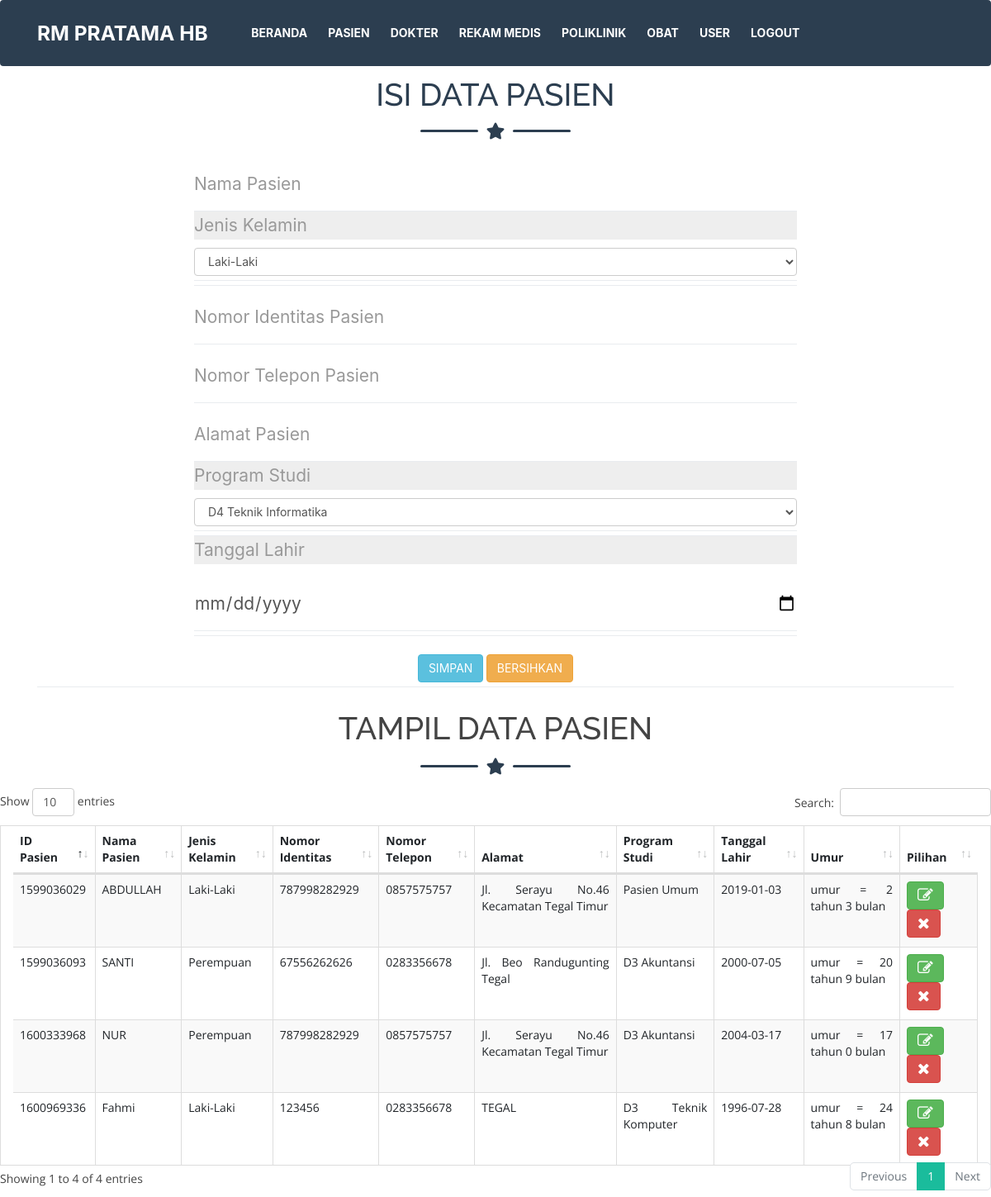
Page /admin/pasien.php (signed in) on the committed database.
### tables this page shows
CREATE TABLE `tb_pasien` (
  `id_pasien` varchar(50) NOT NULL,
  `nomor_identitas` varchar(30) NOT NULL,
  `nama` varchar(50) NOT NULL,
  `jk` varchar(10) NOT NULL,
  `alamat` varchar(100) NOT NULL,
  `no_telp` varchar(30) NOT NULL,
  `ps` varchar(30) NOT NULL,
  `tgl_lhr` date NOT NULL
);

### admin/pasien.php (the view, shortened to what this page needs)
<!DOCTYPE html>
<html>
<head>
	<?php
	include 'config.php';
include 'menu.php';
?>
</head>
<?php
function tambah($koneksi){
	?>
<nav class="navbar" id="mainNav">
<form action="" method="POST"  >
	 <div class="container">
      <h2 class="page-section-heading text-center text-uppercase text-secondary mb-0">ISI DATA PASIEN</h2>
      <div class="divider-custom">
        <div class="divider-custom-line"></div>
        <div class="divider-custom-icon">
          <i class="fas fa-star"></i>
        </div>
        <div class="divider-custom-line"></div>
      </div>
      <div class="row">
        <div class="col-lg-8 mx-auto">
       			<fieldset>
            	<div class="control-group">
	              	<div class="form-group floating-label-form-group controls mb-0 pb-2">
		                <input class="form-control" id="nama" name="nama" type="text" placeholder="Nama Pasien" required="required" data-validation-required-message="Silahkan Masukkan Nama Pasien">
              		</div>
            	</div>
            	<div class="control-group">
	              	<div class="form-group floating-label-form-group controls mb-0 pb-2">
		               <input class="form-control" id="hai" name="hai" type="text" placeholder="Jenis Kelamin" disabled="disabled">
	            <div class="control-group">
	               	<div class="form-group floating-label-form-group controls mb-0 pb-2">
	             	<select name="jk" class="form-control" placeholder="Jenis Kelamin" id="jk" type="select" required="required" data-validation-required-message="Silahkan Masukkan Jenis Kelamin Pasien">
		                <option>Laki-Laki</option>
	            	</select>
              		</div>
            	</div>    	</div>	</div>
	            <div class="control-group">
	              <div class="form-group floating-label-form-group controls mb-0 pb-2">
	                <input class="form-control" id="nomor_identitas" type="text" name="nomor_identitas" placeholder="Nomor Identitas Pasien" required="required" data-validation-required-message="Silahkan Masukkan nomor_identitas Pasien">
	              </div>
	            </div>
	            <div class="control-group">
	              <div class="form-group floating-label-form-group controls mb-0 pb-2">
	                <input class="form-control" id="no_telp" name="no_telp" placeholder="Nomor Telepon Pasien" required="required" data-validation-required-message="Silahkan Masukkan no_telp Pasien">
	              </div>
	            </div>
	            <div class="control-group">
	              <div class="form-group floating-label-form-group controls mb-0 pb-2">
	                <input class="form-control" id="alamat" type="text" name="alamat" placeholder="Alamat Pasien" required="required" data-validation-required-message="Silahkan Masukkan Alamat Pasien">
	              </div>
	            </div>
	         <div class="control-group">
	              	<div class="form-group floating-label-form-group controls mb-0 pb-2">
		               <input class="form-control" id="haii" name="haii" type="text" placeholder="Program Studi" disabled="disabled">
	            <div class="control-group">
	               	<div class="form-group floating-label-form-group controls mb-0 pb-2">
	             	<select name="ps" class="form-control" placeholder="Program Studi" id="ps" type="select" required="required" data-validation-required-message="Silahkan Masukkan Program Studi Pasien">
		                <option>D4 Teknik Informatika</option>
	            	</select>
              		</div>
            	</div>    	</div>	</div>
            	<div class="control-group">
	              	<div class="form-group floating-label-form-group controls mb-0 pb-2">
		               <input class="form-control" id="hai" name="hai" type="text" placeholder="Tanggal Lahir" disabled="disabled">
            	<div class="control-group">
	              	<div class="form-group floating-label-form-group controls mb-0 pb-2">
		                <input class="form-control" id="tgl_lhr" name="tgl_lhr" type="date" placeholder="Tanggal Lahir" required="required" data-validation-required-message="Silahkan Masukkan Tanggal Lahir Pasien">
              		</div>
            	</div>
            </div>
        </div>
	              </div>
            	</div>
            <br>
	            	<div class="control-group">
	            		<div class="form-group floating-label-form-group controls mb-0 pb-2" align=center>
			               	<button type="submit" name="btn_simpan" button class="btn btn-primary btn-info" id="sendMessageButton"/>SIMPAN</button>
							<button type="reset"  name="reset" button class="btn btn-primary btn-warning" />BERSIHKAN</button>
	            		</div>
	            	</div>
          </form>
              </nav>
<?php
}
function tampil_data($koneksi){
	$sql = "SELECT * FROM tb_pasien";
	$query = mysqli_query($koneksi, $sql);
	echo "<fieldset>";
	echo "<h2 class=page-section-heading text-center text-uppercase text-secondary mb-0 align=center>TAMPIL DATA PASIEN</h2>";
	echo "
      <div class='divider-custom'>
        <div class='divider-custom-line'></div>
        <div class='divider-custom-icon'>
          <i class='fas fa-star'></i>
        </div>
        <div class='divider-custom-line'></div>
      </div>";
	echo "<table class='table table-striped table-bordered container' id='yuk' style='width:100%'>";
	?>
	<thead>
	<?php
	echo "
		  <tr>
			<th>ID Pasien</th>
			<th>Nama Pasien</th>
			<th>Jenis Kelamin </th>
			<th>Nomor Identitas</th>
			<th>Nomor Telepon</th>
			<th>Alamat</th>
			<th>Program Studi</th>
			<th>Tanggal Lahir</th>
			<th>Umur</th>
			<th>Pilihan</th>
		  </tr>";
		  ?>
	</thead>
	<tbody>
<?php
	while($data = mysqli_fetch_array($query)){
		?>
			<tr align=justify>
				<td><?php echo $data['id_pasien']; ?>		</td>
				<td><?php echo $data['nama']; ?>		</td>
				<td><?php echo $data['jk']; ?>			</td>
				<td><?php echo $data['nomor_identitas']; ?>		</td>
				<td><?php echo $data['no_telp']; ?>	</td>
				<td><?php echo $data['alamat']; ?>		</td>
				<td><?php echo $data['ps']; ?>		</td>
				<td><?php echo $data['tgl_lhr']; ?>		</td>
				<td><?php
				$lahir = new DateTime($data['tgl_lhr']);
				$today = new DateTime('today');
				$y 	   = $today->diff($lahir)->y;
				$m	   = $today->diff($lahir)->m;
				if($y < 100)
				{
					if($y!=0)
					{
						$tahun=$y;
					}
				else{
					$tahun="0";
					}									}
				echo "umur = ". $tahun." tahun ". $m." bulan";
				?></td>
				<td>
						<a href="pasien.php?aksi=update&id_pasien=<?php echo $data['id_pasien']; ?>
						&nama=<?php echo $data['nama']; ?>
						&jk=<?php echo $data['jk']; ?>
						&nomor_identitas=<?php echo $data['nomor_identitas']; ?>
						&no_telp=<?php echo $data['no_telp']; ?>
						&alamat=<?php echo $data['alamat']; ?>"
					<button class="btn btn-success">
					<i class="icon-large icon-edit"></a></i></button>
					<a href="pasien.php?aksi=delete&id_pasien=<?php echo $data['id_pasien']; ?>"
					<button class="btn btn-danger" >
					<i class="icon-large icon-remove"></a></i></button>
				</td>
		<?php
	}
	echo "</tbody></table>";
	echo "</fieldset>";
}
		?>
		<?php
if (isset($_GET['aksi'])){
	switch($_GET['aksi']){
		case "create":
			echo"<button class='btn btn-success'><a href='pasien.php'>Home</a> </button> ";
			tambah($koneksi);
			break;
		case "read":
			tampil_data($koneksi);
			break;
		case "update":
			ubah($koneksi);
			tampil_data($koneksi);
			break;
		case "delete":
			hapus($koneksi);
			break;
		default:
			echo "<h3>Aksi <i>".$_GET['aksi']."</i> tidaka ada!</h3>";
			tambah($koneksi);
			tampil_data($koneksi);
	}
} else {
	tambah($koneksi);
	tampil_data($koneksi);
}
?>
</body>
</html>

### rows in the picture
tb_pasien: id_pasien "1599036029", nama "ABDULLAH", jk "Laki-Laki", nomor_identitas "787998282929", no_telp "0857575757", alamat "Jl. Serayu No.46 Kecamatan Tegal Timur", ps "Pasien Umum", tgl_lhr "2019-01-03", tgl_lhr "2", tgl_lhr "3"
tb_pasien: id_pasien "1599036093", nama "SANTI", jk "Perempuan", nomor_identitas "67556262626", no_telp "0283356678", alamat "Jl. Beo Randugunting Tegal", ps "D3 Akuntansi", tgl_lhr "2000-07-05", tgl_lhr "20", tgl_lhr "9"
tb_pasien: id_pasien "1600333968", nama "NUR", jk "Perempuan", nomor_identitas "787998282929", no_telp "0857575757", alamat "Jl. Serayu No.46 Kecamatan Tegal Timur", ps "D3 Akuntansi", tgl_lhr "2004-03-17", tgl_lhr "17", tgl_lhr "0"
tb_pasien: id_pasien "1600969336", nama "Fahmi", jk "Laki-Laki", nomor_identitas "123456", no_telp "0283356678", alamat "TEGAL", ps "D3 Teknik Komputer", tgl_lhr "1996-07-28", tgl_lhr "24", tgl_lhr "8"
